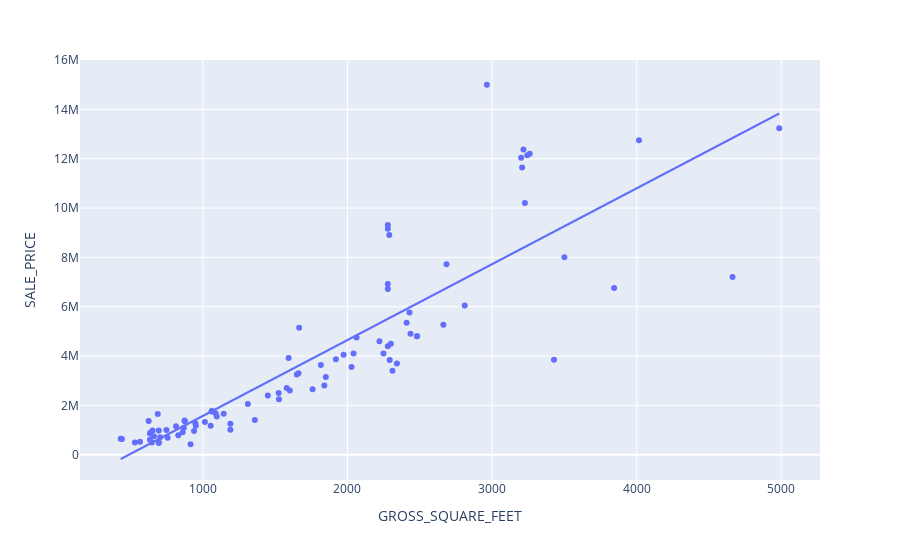

Notebook code cell kept with this figure:
### Code cell
# Now that you've removed outliers,
# Look again at a scatter plot with OLS (Ordinary Least Squares) trendline

fig= px.scatter(df, x='GROSS_SQUARE_FEET', y='SALE_PRICE',trendline='ols')
fig.show()
